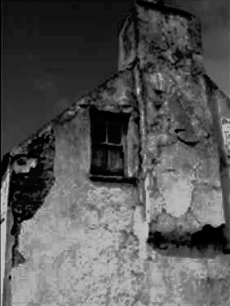
#> input picture Edge-Detection/image.png, 230 x 306 px
$ python Processing_firstorder.py
#> lines starting #> are read from the running program, lines starting #| are printed output that depends on the picture
import cv2
import numpy as np

image = cv2.imread('image.png')
#> image is the input picture: shape (306, 230, 3); min 0, max 198, mean 86.3
image = np.array(image)

m=len(image)
#> m = 306
n=len(image[0])
#> n = 230
o=len(image[0][0])
#> o = 3

kernel=np.array([[1/2, 0, -1/2]])
duplicate1=cv2.filter2D(image, -1, kernel)
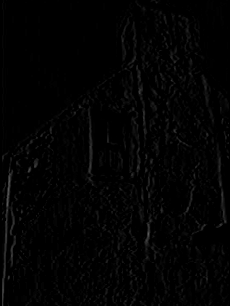
#> duplicate1: shape (306, 230, 3); min 0, max 90, mean 3
kernel=np.array([[1/2], [0], [-1/2]])
duplicate2=cv2.filter2D(image, -1, kernel)
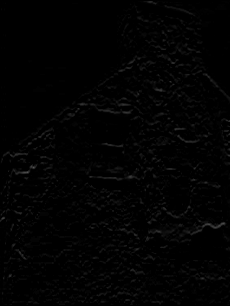
#> duplicate2: shape (306, 230, 3); min 0, max 84, mean 2.4

for i in range(m):
    for j in range(n):
        for k in range(o):
            image[i][j][k]=(duplicate1[i][j][k]**2+duplicate2[i][j][k]**2)**0.5

cv2.imwrite("edge.png", image)
